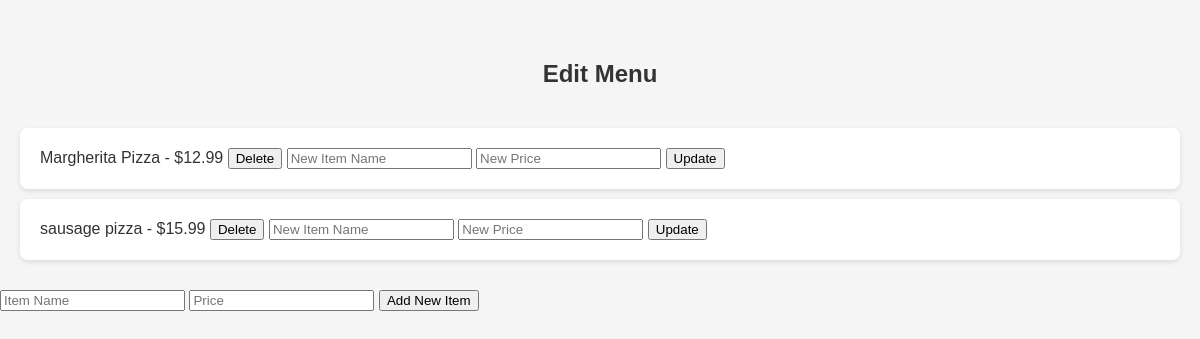
The app's page /edit_menu/1, older data.
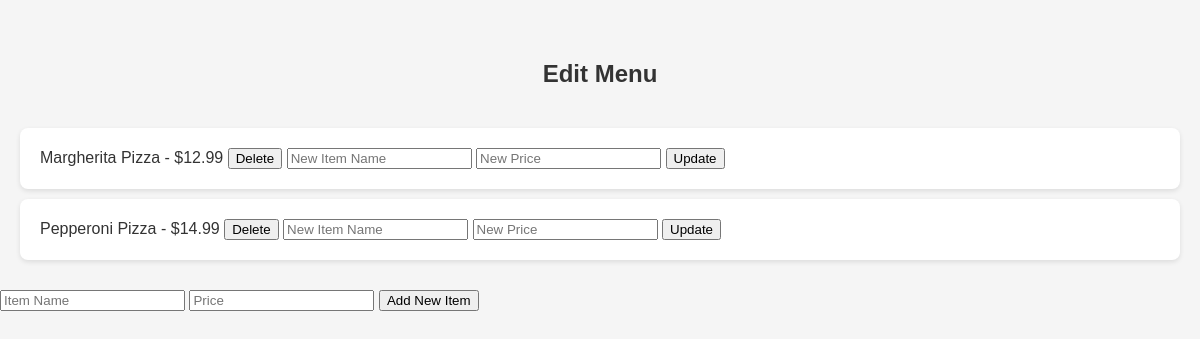
The same page, newer data.
### tables this page shows
CREATE TABLE menu_items (
    menu_item_id INTEGER PRIMARY KEY AUTOINCREMENT,
    rest_id INTEGER,
    name TEXT NOT NULL,
    description TEXT,
    price REAL NOT NULL,
    FOREIGN KEY (rest_id) REFERENCES restaurants(rest_id)
);

### app.py (the view)
@app.route('/edit_menu/<int:rest_id>', methods=['GET', 'POST'])
def edit_menu(rest_id):
    if request.method == 'POST':
        action = request.form.get('action')
        conn = get_db_connection()
        cur = conn.cursor()
        if action == 'add':
            item_name = request.form['item_name']
            item_price = request.form['item_price']
            cur.execute('INSERT INTO menu_items (name, price, rest_id) VALUES (?, ?, ?)', (item_name, float(item_price), rest_id))
        elif action == 'edit':
            item_name = request.form['item_name']
            item_price = request.form['item_price']
            item_id = request.form['menu_item_id']
            cur.execute('UPDATE menu_items SET name = ?, price = ? WHERE menu_item_id = ? AND rest_id = ?', (item_name, float(item_price), item_id, rest_id))
        elif action == 'delete':
            menu_item_id = request.form['menu_item_id']
            cur.execute('DELETE FROM menu_items WHERE menu_item_id = ?', (menu_item_id,))
        conn.commit()
        conn.close()
        return redirect(url_for('edit_menu', rest_id=rest_id))
    elif request.method == 'GET':
        conn = get_db_connection()
        cur = conn.cursor()
        cur.execute('SELECT name, price, menu_item_id FROM menu_items WHERE rest_id = ?', (rest_id,))
        menu_items = cur.fetchall()
        conn.close()
        return render_template('edit_menu.html', menu_items=[dict(item) for item in menu_items], rest_id=rest_id)

### app.py (called while the page is built)
def get_db_connection():
    conn = sqlite3.connect('eatease.db')
    conn.row_factory = sqlite3.Row
    return conn

@app.before_request
def handle_session_clearing():
    global session_cleared
    if not session_cleared:
        session.clear()
        session_cleared = True

### templates/edit_menu.html (shortened to what this page needs)
<!DOCTYPE html>
<html lang="en">
<head>
</head>
<body>
    <h1>Edit Menu</h1>
    <ul>
        {% for item in menu_items %}
        <li>
            {{ item.name }} - ${{ item.price }}
            <form action="/edit_menu/{{ rest_id }}" method="post" style="display: inline;">
                <button type="submit">Delete</button>
            </form>
            <form action="/edit_menu/{{ rest_id }}" method="post" style="display: inline;">
                <input type="text" name="item_name" placeholder="New Item Name" required>
                <input type="number" step="0.01" name="item_price" placeholder="New Price" required>
                <button type="submit">Update</button>
            </form>
        </li>
        {% endfor %}
    </ul>
    <form action="/edit_menu/{{ rest_id }}" method="post">
        <input type="text" name="item_name" placeholder="Item Name" required>
        <input type="number" step="0.01" name="item_price" placeholder="Price" required>
        <button type="submit">Add New Item</button>
    </form>
</body>
</html>

### templates/edit_menu.html (style rules this page uses)
body, h1, ul, li { margin: 0; padding: 0; }
body { font-family: Arial, sans-serif; background-color: #f5f5f5; padding-top: 60px; color: #333; }
h1 { text-align: center; color: #333; margin-bottom: 20px; font-size: 24px; }
ul { list-style-type: none; padding: 20px; }
li { background-color: white; margin-bottom: 10px; padding: 20px; border-radius: 8px; box-shadow: 0 2px 5px rgba(0,0,0,0.1); }

Row changes from the older to the newer data that the page shows:
changed menu_items: name "sausage pizza" → "Pepperoni Pizza"; price "15.99" → "14.99"
